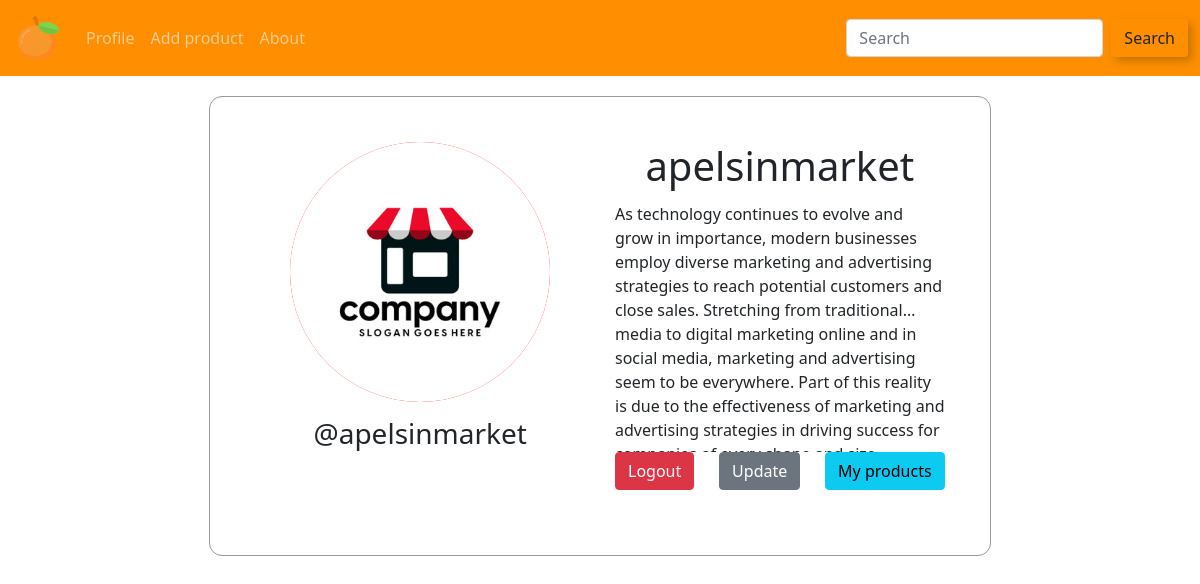
/profile/ (signed in), run on the app's committed database.
### user/models.py (models this page shows, shortened)
class Customer(models.Model):
    user = models.OneToOneField(User, on_delete=models.CASCADE)
    about = models.TextField()
    avatar = models.ImageField(upload_to='customers/', default='default/default.jpg')

### user/views.py (the view)
# urls.py: path('profile/', views.ProfileUser.as_view(), name='profile'),
class ProfileUser(LoginRequiredMixin, TemplateView):
    login_url = '/login/'
    template_name = 'user/profile.html'
    def get_context_data(self, **kwargs):
        context = super().get_context_data(**kwargs)
        user = self.request.user
        customer = Customer.objects.get_or_create(user=user)[0]
        context['user'] = user
        context['customer'] = customer
        return context

### user/templates/user/profile.html (shortened to what this page needs)
{% extends 'base.html' %}
{% load static %}
{% block content %}
    <div class="container">
    <div class="top-side">
        <div class="right-top">
            <div class="photo">
                <img src="{{ customer.avatar.url }}" alt="profile-image">
            </div>
            <div class="author">
                <h3>@{{ user }}</h3>
            </div>
        </div>
        <div class="left-top">
            <div class="title"><h1>{{ user.username }}</h1></div>
            <div class="about-market">
                <p>{{ customer.about }} </p>
            </div>
            <div class="buttons">
                <form action="{% url 'logout-page' %}" method="POST">
                    <button  type="submit" class="btn btn-danger">Logout</button>
                </form>
                <a href="{% url 'setting-page' %}" type="submit" class="btn btn-secondary">Update</a>
                <a  href="{% url 'my-product-page' %}" type="button" class="btn btn-info">My products</a>
            </div>
        </div>
    </div>
    </div>
{% endblock content %}

### market/static/css/style.css (style rules this page uses)
.top-side { padding:30px; margin: auto; height: 460px; width: 70%; display: flex; position: relative; border-radius: 13px; border: 1px solid #999; margin-top: 20px; }
.right-top { width: 50%; height: 100%; padding:15px; }
.photo { text-align: center; border-radius: 100%; height: 260px; width: 260px; margin:auto; background-color: red; }
.photo >img { object-fit: cover; height: 100%; width: 100%; border-radius: 100%; }
.left-top { width: 50%; height: 100%; padding:15px; }
.title { text-align: center; font-family: "Segoe UI", system-ui, sans-serif; height: 40px; }
.about-market { margin-top: 20px; height: 250px; }
.author { height: 40px; width: 100%; margin-top: 15px; }
.author>h3 { text-align: center; }
.about-market { overflow: hidden; text-overflow: ellipsis; display: -webkit-box; -webkit-line-clamp: 5; -webkit-box-orient: vertical; }
.buttons { display: flex; justify-content: space-between; }
.container { margin:auto ; }

### data on the page
Customer: avatar (picture), about "As technology continues to evolve and grow in importance, modern businesses employ diverse marketing and advertising strategies to reach potential customers and close sales. Stretching from traditional media to digital marketing online and in social media, marketing and advertising seem to be everywhere. Part of this reality is due to the effectiveness of marketing and advertising strategies in driving success…"

### other printed values
{{ user }} "apelsinmarket"
{{ user.username }} "apelsinmarket"
